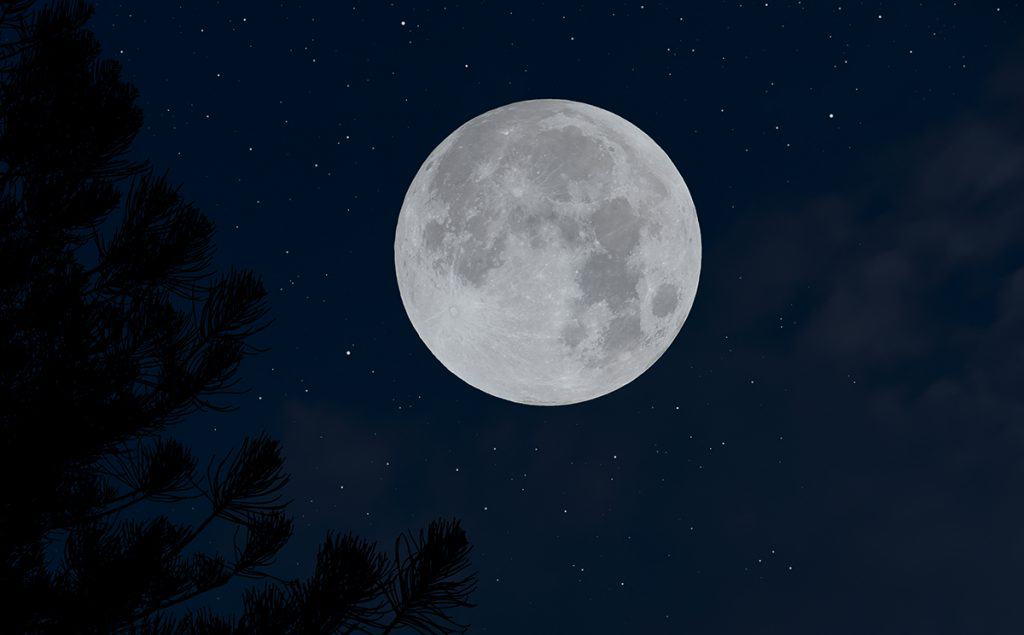
#> input picture lua.jpg, 1024 x 635 px, found by its file name
$ jupyter execute 'Método Otsu (1979).ipynb'
#> lines starting #> are read from the running program, lines starting #| are printed output that depends on the picture; after the words box and inside, x2 and y2 are one past the last pixel; in counts of white or black regions, pixels touching at a corner belong together
# Método Otsu (1979)

Artigo original https://drive.google.com/file/d/1dld8ujTxxQF7ZRXFuXfHcYwooug1vWgF/view?usp=drive_link

Explicação IA: https://docs.google.com/document/d/1aZmt5RunWN1Sz2Xf035dHkMGTDRThfMSm7bH71FobO4/edit?usp=drive_link

Resumo:
O Método de Otsu é um algoritmo clássico e extremamente elegante de limiarização global automática (automatic global thresholding) no processamento de imagens. Proposto por Nobuyuki Otsu em 1979, o seu grande mérito é determinar o limiar ideal ($k$) baseado puramente na estatística do histograma da imagem, sem necessidade de intervenção humana.A intuição por trás do método é simples: ele busca o limiar que divide o histograma da imagem em duas classes (fundo e objeto) de forma que essas duas classes fiquem o mais separadas/distintas possível. Matematicamente, isso é feito de duas maneiras equivalentes: minimizando a variância dentro das classes ou maximizando a variância entre as classes.Vamos focar na maximização da variância entre as classes ($\sigma_B^2$), que é o caminho computacionalmente mais eficiente.

## 1. Criar uma imagem

Vamos criar uma imagem e realizar os cálculos propostos por Otsu

[cell 1]
# bibliotecas
import numpy as np
from PIL import Image
import matplotlib.pyplot as plt

[cell 2]
# criar uma imagem contendo um círculo em escala de cinza de 30x30 pixels
image_size = 30
image = np.zeros((image_size, image_size), dtype=np.uint8)

# Define the center and radius for the two 'loops' of the infinity symbol
center_y, center_x = image_size // 2, image_size // 2

# o tamanho do desenho ocupará 60% da largura e da altura da imagem, deixando 40% de margem
desenho_altura = int(image_size * 0.6)
desenho_largura = int(image_size * 0.6)

# o formato do desenho será um círculo
raio = desenho_altura // 2

# definindo nível de cinza L
L = 256

# mudar a cor do fundo da imagem para cinza escuro
image[:] = int(L*(50/256)) # Changed background to a darker gray

# Desenhar o circulo
for y in range(image_size):
  for x in range(image_size):
    # calular a distancia entre a coordenada (x, y) atual e verificar se está dentro o raio
    distancia = np.sqrt((x - center_x)**2 + (y - center_y)**2)
    if distancia <= raio:
      image[y, x] = int(L*(200/256)) # Kept circle as light gray

# Convert to PIL Image
pil_image = Image.fromarray(image)
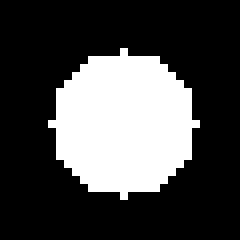
#> pil_image: PIL image 30x30 L (shown 8 times larger); values 50 (black) and 200 (white), 28.1% white; 1 white region, box (x1, y1, x2, y2) and area: (6, 6, 25, 25) 253

# Display the image
plt.imshow(pil_image, cmap='gray', vmin=0, vmax=255) # Added vmin and vmax for explicit grayscale mapping
plt.title(f'30x30 Grayscale Circle L={L}')
plt.axis('off') # Hide axes
plt.show()

[cell 3]
# mostrar o histograma da imagem
plt.hist(image.ravel(), bins=L, range=(0, L-1), fc='k', ec='k')
plt.xlabel('Intensidade de Pixel')
plt.ylabel('Frequência')
plt.title('Histograma da Imagem')
plt.show()

## 2. Cálculo do limiar (k) da imagem

2.1. Criar uma matriz com o histograma da imagem

2.2. Calcular o $p_i$ para cada nível de pixel
$$p_i = \frac{n_i}{N}, \quad p_i \ge 0, \quad \sum_{i=0}^{L-1} p_i = 1$$

2.3. Criar funções para calcular pesos e médias das classes $C_0$ e $C_1$ e média global
- $C_0$ (Fundo): Pixels com níveis de cinza no intervalo $[0, k]$.
- $C_1$ (Objeto): Pixels com níveis de cinza no intervalo $[k+1, L-1]$.
- $\omega_0(k)$: Peso da classe $C_0$
- $\omega_1(k)$: Peso da classe $C_1$
- $\omega_T(k)$: Peso global da imagem
- $\mu_0(k)$: Média da classe $C_0$
- $\mu_1(k)$: Média da classe $C_1$

2.4 Criar função parfa calcular o valor de $k$ para a máxima variância entre as classes ($\sigma_B^2$) usando o método bruto, ou seja, calculando a variância entre as classes para todos os valores possíveis de $k$

$$\sigma_B^2(k) = \omega_0(k)(\mu_0(k) - \mu_T)^2 + \omega_1(k)(\mu_1(k) - \mu_T)^2$$

### 2.1 Criar uma matriz com histograma da imagem

[cell 4]
image_hist, bins = np.histogram(image.ravel(), bins=L, range=(0, L-1))
print(f"{'Nível do pixel (i)':<20} | {'Quantidade (ni)':<15}")
print(f"{'-'*20} | {'-'*15}")
for i in range(L):
  if image_hist[i] > 0:
    print(f"{i:<20} | {image_hist[i]:<15}")

### 2.2 Calcular $p_i$ para cada nível de pixel

[cell 5]
pi_img = image_hist / image_hist.sum()
print(f"{'Nível do pixel (i)':<20} | {'p_i':<15}")
print(f"{'-'*20} | {'-'*15}")
for i in range(L):
  if pi_img[i] > 0:
    print(f"{i:<20} | {pi_img[i]:<15}")

### 2.3. Criar uma função para calcular pesos e médias das classes $C_0$ e $C_1$
- $C_0$ (Fundo): Pixels com níveis de cinza no intervalo $[0, k]$.
- $C_1$ (Objeto): Pixels com níveis de cinza no intervalo $[k+1, L-1]$.

### Probabilidades (Pesos) das Classes

As probabilidades $\omega_0(k)$ e $\omega_1(k)$ indicam a proporção de pixels que caem em $C_0$ e $C_1$, respectivamente:

$$\omega_0(k) = \sum_{i=0}^{k} p_i$$

$$\omega_1(k) = \sum_{i=k+1}^{L-1} p_i = 1 - \omega_0(k)$$

[cell 6]
def calc_peso_classes(k, pi_img):
  omega_0 = pi_img[:k].sum()
  omega_1 = 1 - omega_0
  return omega_0, omega_1

[cell 7]
# testando o código
k = 100
omega_0, omega_1 = calc_peso_classes(k, pi_img)
print(f"omega_0(k) = {omega_0}")
print(f"omega_1(k) = {omega_1}")

### Médias das Classes
A média dos níveis de cinza para cada classe, $\mu_0(k)$ e $\mu_1(k)$, são calculadas como:

$$\mu_0(k) = \sum_{i=0}^{k} \frac{i \cdot p_i}{\omega_0(k)}$$

$$\mu_1(k) = \sum_{i=k+1}^{L-1} \frac{i \cdot p_i}{\omega_1(k)}$$

[cell 8]
def calc_media_classes(k, pi_img):
  c = 0.00001
  omega_0, omega_1 = calc_peso_classes(k, pi_img)
  mu_0 = (np.arange(k+1) * pi_img[:k+1]).sum() / (omega_0 + c)
  mu_1 = (np.arange(k+1, 256) * pi_img[k+1:]).sum() / (omega_1 + c)
  return mu_0, mu_1

[cell 9]
# testando o código
mu_0, mu_1 = calc_media_classes(k, pi_img)
print(f"mu_0(k) = {mu_0}")
print(f"mu_1(k) = {mu_1}")

### Média Global da Imagem

A média de intensidade de toda a imagem ($\mu_T$) é constante e independente de $k$:

$$\mu_T = \sum_{i=0}^{L-1} i \cdot p_i$$
É fácil demonstrar a seguinte relação fundamental entre as médias:

$$\omega_0(k)\mu_0(k) + \omega_1(k)\mu_1(k) = \mu_T$$

[cell 10]
def calc_media_global(pi_img, L=256):
  return (np.arange(L) * pi_img).sum()

[cell 11]
# testando o código
mu_T = calc_media_global(pi_img)
print(f"mu_T = {mu_T}")

### 2.4 Variância Máxima entre as classes

Criar função parfa calcular o valor de $k$ para a máxima variância entre as classes ($\sigma_B^2$) usando o método bruto, ou seja, calculando a variância entre as classes para todos os valores possíveis de $k$

$$\sigma_B^2(k) = \omega_0(k)(\mu_0(k) - \mu_T)^2 + \omega_1(k)(\mu_1(k) - \mu_T)^2$$

Substituindo a relação da média global ($\mu_T$) na equação acima e simplificando algebricamente, chegamos a uma forma muito mais elegante e computacionalmente vantajosa:

$$\sigma_B^2(k) = \omega_0(k)\omega_1(k) \left[ \mu_0(k) - \mu_1(k) \right]^2$$

[cell 12]
def calc_variancia_entre_classes(pi_img, L=256):
  """
  A função deve receber o pi_img e retornar uma matriz das variância entre as classes para cada valor de k.
  """
#> called with pi_img = array of shape (256,), L = 256
  mu_T = calc_media_global(pi_img)
  sigma_B2 = np.zeros(L)
  for k in range(L):
    omega_0, omega_1 = calc_peso_classes(k, pi_img)
    mu_0, mu_1 = calc_media_classes(k, pi_img)
    sigma_B2[k] = omega_0 * omega_1 * (mu_0 - mu_1)**2
  return sigma_B2

[cell 13]
# testando o código
sigma_B2 = calc_variancia_entre_classes(pi_img)
print("*exibindo somente valores maiores do que zero")
print(f"{'Nível do pixel (i)':<20} | {'sigma_B2':<15}")
print(f"{'-'*20} | {'-'*15}")
for i in range(L):
  if sigma_B2[i] > 0:
    print(f"{i:<20} | {sigma_B2[i]:<15}")

### Quando há vários valores de $k$ para variância máxima entre as classes

A recomendação matemática mais comum (inclusive sugerida no próprio artigo original de Otsu) é calcular a média aritmética de todos os valores de $k$ que atingiram o valor máximo de variância.Se os limiares ótimos formam um conjunto $K^* = \{k_1, k_2, \dots, k_m\}$, o limiar final escolhido será:

$$k^* = \frac{1}{m} \sum_{j=1}^{m} k_j$$

Por que fazer isso? Se você tem um platô de valores máximos idênticos, a média geométrica ou aritmética posiciona o corte exatamente no "centro" desse vale do histograma, garantindo uma binarização estável e bem distribuída entre o fundo e o objeto.

### Calcular a média de $k$

[cell 14]
# verificar se há mais de um valor de k para sigma_b2.argmax()
if np.sum(sigma_B2 == sigma_B2.max()) > 1:
  k_max = np.where(sigma_B2 == sigma_B2.max())[0]
  k_medio = np.mean(k_max)
  print("Foi encontrado mais de um valor para k. A média de k será calculada")
  print(f"k médio = {k_medio}")
  print("lista onde k apresenta máxima variância entre as classes")
  print(k_max)
  k = k_medio
else:
  k = sigma_B2.argmax()
  print("Foi encontrado apenas um valor para k. O valor será usado")
  print(f"k = {k}")

[cell 15]
# plotar histograma da imagem e incluir o threshold com uma linha vermelha
plt.hist(image.ravel(), bins=L, range=(0, L-1), fc='k', ec='k')
plt.axvline(x=k, color='r', linestyle='--')
plt.xlabel('Intensidade de Pixel')
plt.ylabel('Frequência')
plt.title(f'Histograma da Imagem k={k}')
plt.show()

[cell 16]
# calcular o threshold pela função do skimage
from skimage.filters import threshold_otsu
thresh = threshold_otsu(image)
print(f"Threshold (k) calculado pelo skimage: {thresh}")

### Destacar a segmentação da imagem

Vamos destacar a segmentação da imagem tornando os pixels da classe $C_0$ com valor zero e $C_1$ com valor 1

[cell 17]
image_segmentada = image.copy()
image_segmentada[image_segmentada < k] = 0
image_segmentada[image_segmentada >= k] = 1

# mostrar imagem segmentada
plt.imshow(image_segmentada, cmap='gray', vmin=0, vmax=1)
plt.title('Imagem Segmentada')
plt.axis('off')
plt.show()

## 3. Adicionar ruído e suavizar a imagem para dificultar os cálculos

[cell 18]
from scipy.ndimage import gaussian_filter

# Create a copy of the original image to add noise to
noisy_image = image.copy().astype(np.float32)

# Add Gaussian noise
# Mean of 0, standard deviation of 20 (adjust as needed)
noise = np.random.normal(loc=0, scale=10, size=noisy_image.shape)
noisy_image = noisy_image + noise

# Clip values to ensure they stay within the valid grayscale range [0, 255]
noisy_image = np.clip(noisy_image, 0, 255).astype(np.uint8)

# Display the noisy image
plt.figure(figsize=(10, 5))
plt.subplot(1, 2, 1)
plt.imshow(noisy_image, cmap='gray', vmin=0, vmax=255)
plt.title('Noisy Image')
plt.axis('off')

[cell 19]
# Smooth the edges using a Gaussian filter
# The 'sigma' parameter controls the amount of smoothing
smoothed_image = gaussian_filter(noisy_image, sigma=1.5) # Adjust sigma for more/less smoothing
smoothed_image = smoothed_image.astype(np.uint8)

# inverter imagem para ver o comportamento do algorítmo
#smoothed_image = 255 - smoothed_image

# Display the smoothed image
plt.subplot(1, 2, 2)
plt.imshow(smoothed_image, cmap='gray', vmin=0, vmax=255)
plt.title('Smoothed Image')
plt.axis('off')

plt.tight_layout()
plt.show()

[cell 20]
# histograma da nova imagem
plt.hist(smoothed_image.ravel(), bins=256, range=(0, 255), fc='k', ec='k')
plt.xlabel('Intensidade de Pixel')
plt.ylabel('Frequência')
plt.title('Histograma da Imagem')
plt.show()

[cell 21]
# criar matriz contendo o histograma da imagem
smoothed_image_hist, bins = np.histogram(smoothed_image.ravel(), bins=256, range=(0, 255))
print(f"{'Nível do pixel (i)':<20} | {'Quantidade (ni)':<15}")
print(f"{'-'*20} | {'-'*15}")
for i in range(256):
  if smoothed_image_hist[i] > 0:
    print(f"{i:<20} | {smoothed_image_hist[i]:<15}")

[cell 22]
# calcular pi para cada nível do histograma
pi_seg_img = smoothed_image_hist / smoothed_image_hist.sum()
print(f"{'Nível do pixel (i)':<20} | {'p_i':<15}")
print(f"{'-'*20} | {'-'*15}")
for i in range(256):
  if pi_seg_img[i] > 0:
    print(f"{i:<20} | {pi_seg_img[i]:<15.5f}")

[cell 23]
# média global
print(f"mu_T = {mu_T}")

# caluclar média das classes
k_matriz = [50, 100, 150, 200]
for k in k_matriz:
  mu_0, mu_1 = calc_media_classes(k, pi_seg_img)
  print(f"mu_0({k}) = {mu_0}")
  print(f"mu_1({k}) = {mu_1}")
  print()

[cell 24]
# calcular matriz de variância entre as classes
sigma_B2 = calc_variancia_entre_classes(pi_seg_img)
print(sigma_B2)

[cell 25]
# plotar o sigma_B2
plt.plot(sigma_B2)
plt.xlabel('Nível do pixel (i)')
plt.ylabel('Variância entre as classes')
plt.title('Variância entre as classes')
plt.show()

[cell 26]
# verificar quantos valores de k apresentam variação máxima
print(f"Variância Máxima entre Classes: {sigma_B2.max()}")
print(f"Quantidade de k com variância máxima: {np.sum(sigma_B2 == sigma_B2.max())}")
if np.sum(sigma_B2 == sigma_B2.max()) > 1:
  k_max = np.where(sigma_B2 == sigma_B2.max())[0]
  print("A média de k será calculada")
  k_medio = np.mean(k_max)
  print(f"k médio = {k_medio}")
else:
  k = sigma_B2.argmax()
  print(f"k = {k}")

[cell 27]
# plotar hist com k
plt.hist(smoothed_image.ravel(), bins=256, range=(0, 255), fc='k', ec='k')
plt.axvline(x=k, color='r', linestyle='--')
plt.xlabel('Intensidade de Pixel')
plt.ylabel('Frequência')
plt.title(f'Histograma da Imagem k={k}')
plt.show()

[cell 28]
# destacar a imagem segmentada
smoothed_image_segmentada = smoothed_image.copy()
smoothed_image_segmentada[smoothed_image_segmentada < k] = 0
smoothed_image_segmentada[smoothed_image_segmentada >= k] = 1

plt.imshow(smoothed_image_segmentada, cmap='gray', vmin=0, vmax=1)
plt.title('Imagem Segmentada')
plt.axis('off')
plt.show()

[cell 29]
# mosrtrar as imagens smoothed e segmentada
fig, axs = plt.subplots(1, 3, figsize=(10, 5))

axs[0].imshow(smoothed_image, cmap='gray', vmin=0, vmax=255)
axs[0].set_title('Imagem Original')
axs[0].axis('off')

axs[1].imshow(smoothed_image_segmentada, cmap='gray', vmin=0, vmax=1)
axs[1].set_title('Imagem Segmentada')
axs[1].axis('off')

# A imagem final é a imagem suavizada após a segmentação.
img_final = smoothed_image_segmentada * smoothed_image
axs[2].imshow(img_final, cmap='gray', vmin=0, vmax=255)
axs[2].set_title('Imagem Final Segmentada (Suavizada)')
axs[2].axis('off')


plt.tight_layout()
plt.show()
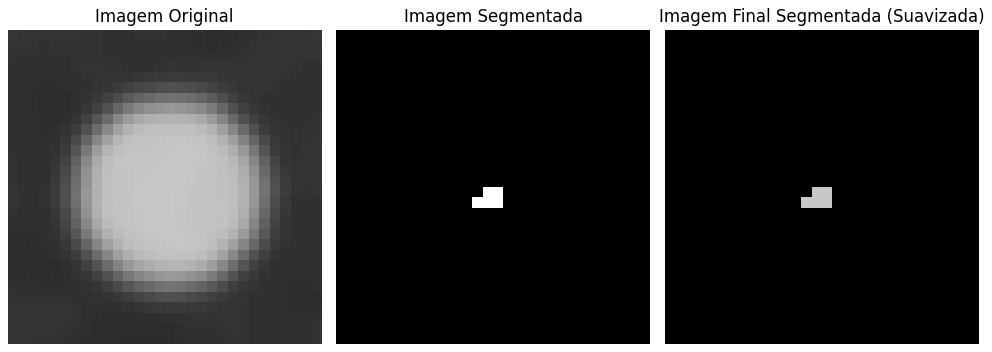
#> figure drawn by matplotlib, 3 panels

## Testar com uma foto real da Lua

Fazer upload do arquivo lua.jpg

[cell 30]
from PIL import Image
import numpy as np
import matplotlib.pyplot as plt
import requests
from io import BytesIO

# Load the image
try:
  image_path = '/content/lua.jpg'
  moon_image_pil = Image.open(image_path)
#> moon_image_pil is the input picture: PIL image 1024x635 RGB; mean R, G, B 22.3, 33.1, 46.8
except:
  image_url = 'https://github.com/brunoroma83/PTC5892-Processamento-de-Imagens-Medicas/blob/b55d66e69ee554a3b6b30fffbaa282001b607179/lua.jpg?raw=true' # Added ?raw=true to get the direct image content
  response = requests.get(image_url)
  moon_image_pil = Image.open(BytesIO(response.content))


# Convert to grayscale (padrão usa colors: int(256))
moon_image_gray_pil = moon_image_pil.convert('L')
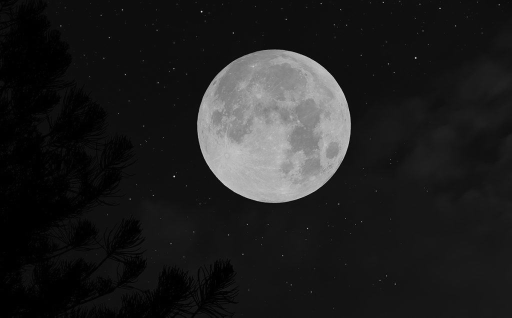
#> moon_image_gray_pil: PIL image 1024x635 L (shown at 1/2 size); min 0, max 242, mean 31.4

# Convert to NumPy array
lua_img = np.array(moon_image_gray_pil)

print(f"Shape of the grayscale image: {lua_img.shape}")
print(f"Data type of the grayscale image: {lua_img.dtype}")

# Display the grayscale image
plt.imshow(lua_img, cmap='gray')
plt.title('Lua Image (Grayscale)')
plt.axis('off')
plt.show()

[cell 31]
# vamos ver o histograma e salva-lo
plt.hist(lua_img.ravel(), bins=256, range=(0, 255), fc='k', ec='k')
plt.xlabel('Intensidade de Pixel')
plt.ylabel('Frequência')
plt.title('Histograma da Imagem')
plt.show()
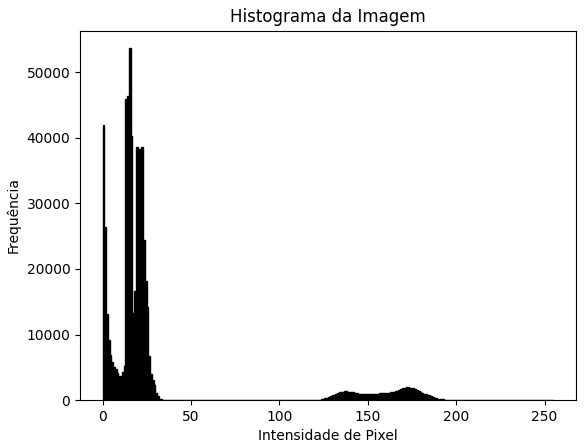
#> figure drawn by matplotlib, 1 panel; tallest bar 53657 high, from x = 14.94 to 15.94

[cell 32]
# calcular pi da imagem
lua_hist = np.histogram(lua_img.ravel(), bins=256, range=(0, 255))
pi_lua = lua_hist[0] / lua_hist[0].sum()
#> pi_lua = 256 values, max 0.0825 at index 15, min 0 at index 222, mean 0.00391

[cell 33]
# calcular variancias
sigma_B2_lua = calc_variancia_entre_classes(pi_lua)

# verificar quantidade de valores máximos
print(f"Variância Máxima entre Classes: {sigma_B2_lua.max()}")
print(f"Quantidade de k com variância máxima: {np.sum(sigma_B2_lua == sigma_B2_lua.max())}")

# encontrar valor de k
if np.sum(sigma_B2_lua == sigma_B2_lua.max()) > 1:
  k_max = np.where(sigma_B2_lua == sigma_B2_lua.max())[0]
  print("Como há mais de um valor para k a média de k será calculada")
  k_medio = np.mean(k_max)
  print(f"k médio = {k_medio}")
  k = k_medio
else:
  k = sigma_B2_lua.argmax()
  print(f"k = {k}")

[cell 34]
# verificar a quantidade de valore de k para sigma_B2_lua.max() - x%
x = 0.02/100
sigma_min = sigma_B2_lua.max() * (1-x)
print(f"sigma_min = {sigma_min}")

[cell 35]
# encontrar valores de k para o interlavor sigma_min e sigma_max
k_min = np.where(sigma_B2_lua >= sigma_min)[0]
print(f"k_min = {k_min}")
for i in k_min:
  print(f"sigma_B2({i}) = {sigma_B2_lua[i]}")
#> this loop made 20 passes
#> i on passes 1 to 4: 78, 79, 80, 81

[cell 36]
# plotar sigma_B2_lua
plt.plot(sigma_B2_lua)
plt.axvline(x=k, color='r', linestyle='--')
plt.xlabel('Nível do pixel (i)')
plt.ylabel('Variância entre as classes')
plt.title(f'Variância entre as classes k={k}')
plt.show()
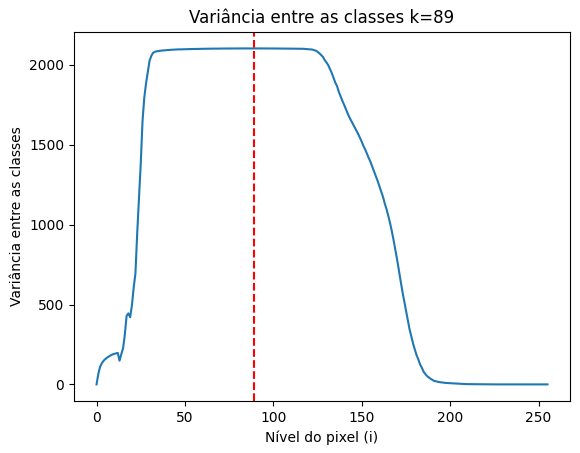
#> figure drawn by matplotlib, 1 panel; curve peaks at x = 89, y = 2103.3

Depois que vi este gráfico fica dífil enxergar o pico ca variância, então resolver dar um zoom na região do gráfico entorno do pico

[cell 37]
# plotar sigma_B2_lua para valores entre sigma_B2_lua * 0,95 e max
plt.plot(range(k_min.min(),k_min.max()+1),sigma_B2_lua[k_min.min():k_min.max()+1])
plt.plot(k, sigma_B2_lua[k], 'bo') # Plot a red circle at k
plt.xlabel('Nível do pixel (i)')
plt.ylabel('Variância entre as classes')
plt.title(f'Variância entre as classes k={k}')
plt.show()
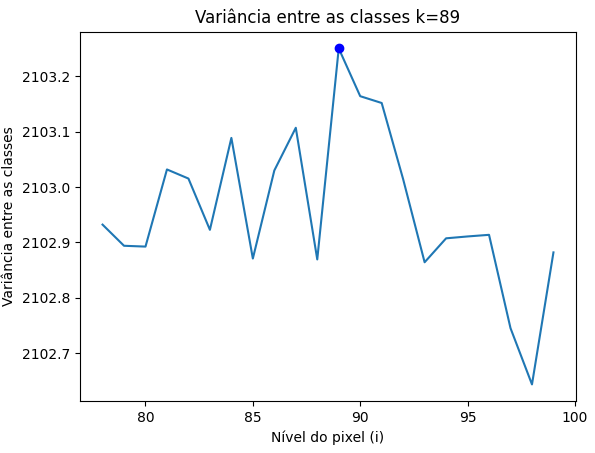
#> figure drawn by matplotlib, 1 panel; curve peaks at x = 89, y = 2103.3

[cell 38]
# plotar o histograma com a linha de threshold em vermelho
plt.hist(lua_img.ravel(), bins=256, range=(0, 255), fc='k', ec='k')
plt.axvline(x=k, color='r', linestyle='--')
plt.xlabel('Intensidade de Pixel')
plt.ylabel('Frequência')
plt.title(f'Histograma da Imagem k={k}')
plt.show()

[cell 39]
# criar imagem de segmentação
filtro_lua = lua_img.copy()
filtro_lua[filtro_lua < k] = 0
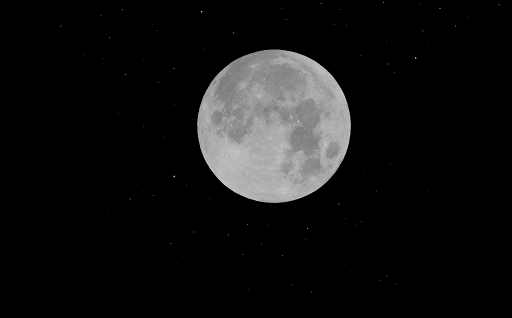
#> filtro_lua: shape (635, 1024) (shown at 1/2 size); min 0, max 242, mean 18.2
filtro_lua[filtro_lua >= k] = 1
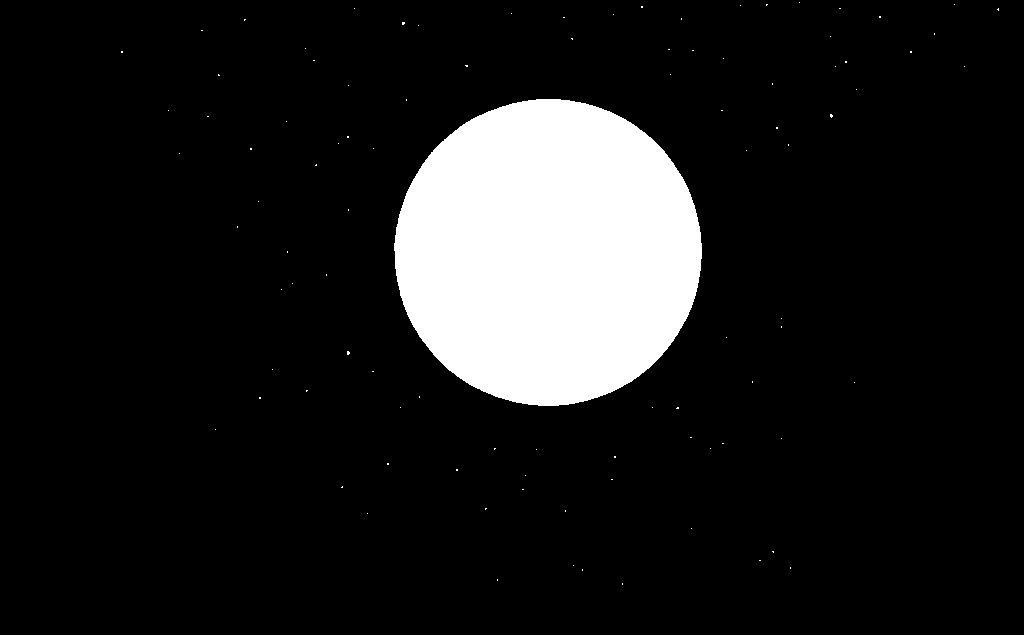
#> filtro_lua: shape (635, 1024); values 0 (black) and 1 (white), 11.4% white; 98 white regions (97 under 20 px), largest, box (x1, y1, x2, y2) and area: (394, 99, 702, 406) 74038

# plotar imagem
plt.imshow(filtro_lua, cmap='gray', vmin=0, vmax=1)
plt.title('Imagem Segmentada')
plt.axis('off')
plt.show()

O algorítmo funcionou como esperado, separando as partes com diferentes luminosidades, mantendo visíveis a lua e as estrelas, áreas mais iluminadas da imagem.

[cell 40]
lua_segmentada = lua_img * filtro_lua

plt.imshow(lua_segmentada, cmap='gray', vmin=0, vmax=255)
plt.title('Imagem Final Segmentada (Suavizada)')
plt.axis('off')
plt.show()

## Usar a função threshold_otsu do scikit-image

[cell 41]
from skimage.filters import threshold_otsu

thresh = threshold_otsu(lua_img)
binary_img = lua_img > thresh

# mosrtrar as imagens geradas por mim e pla função scikit-image
fig, axs = plt.subplots(1, 2, figsize=(10, 5))

axs[0].imshow(binary_img, cmap='gray', vmin=0, vmax=1)
axs[0].set_title(f'Binary Scikit-Image k={thresh}')
axs[0].axis('off')

axs[1].imshow(filtro_lua, cmap='gray', vmin=0, vmax=1)
axs[1].set_title(f'Filtro Lua k={k}')
axs[1].axis('off')

plt.tight_layout()
plt.show()
